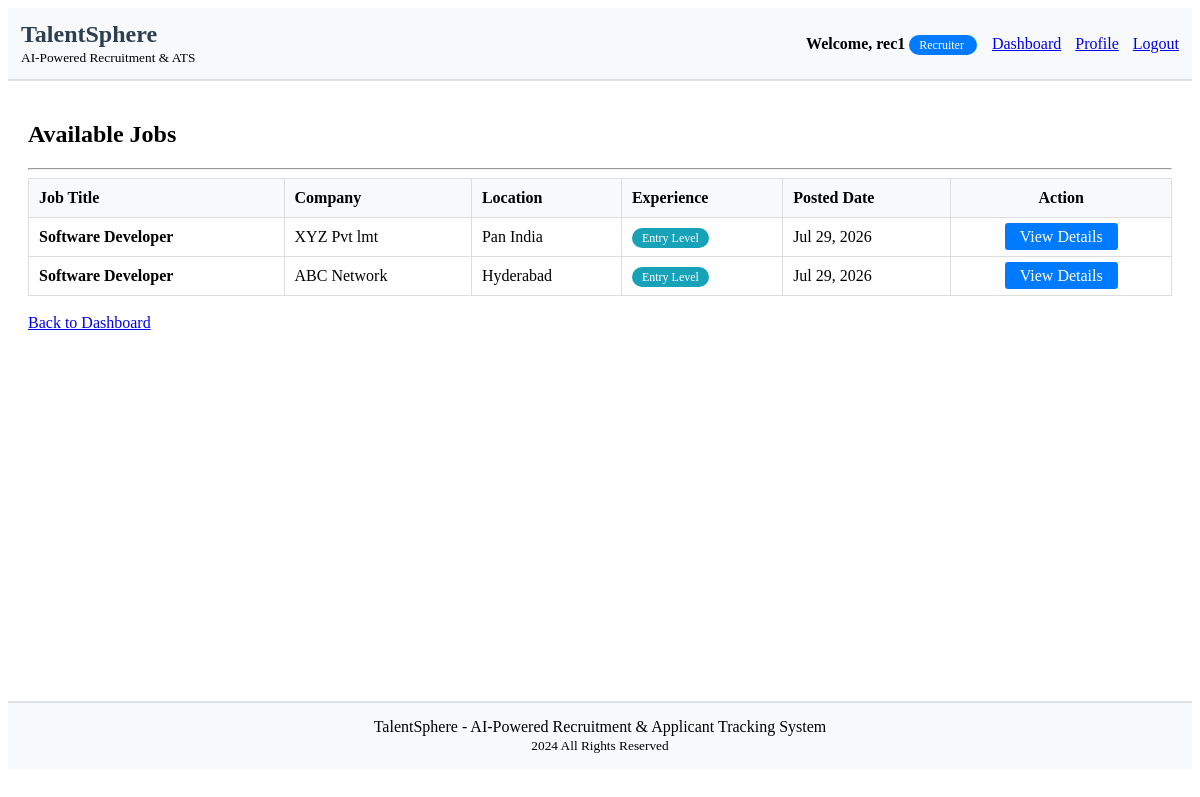
/accounts/jobs/ (signed in), run on an earlier commit of the app's database.
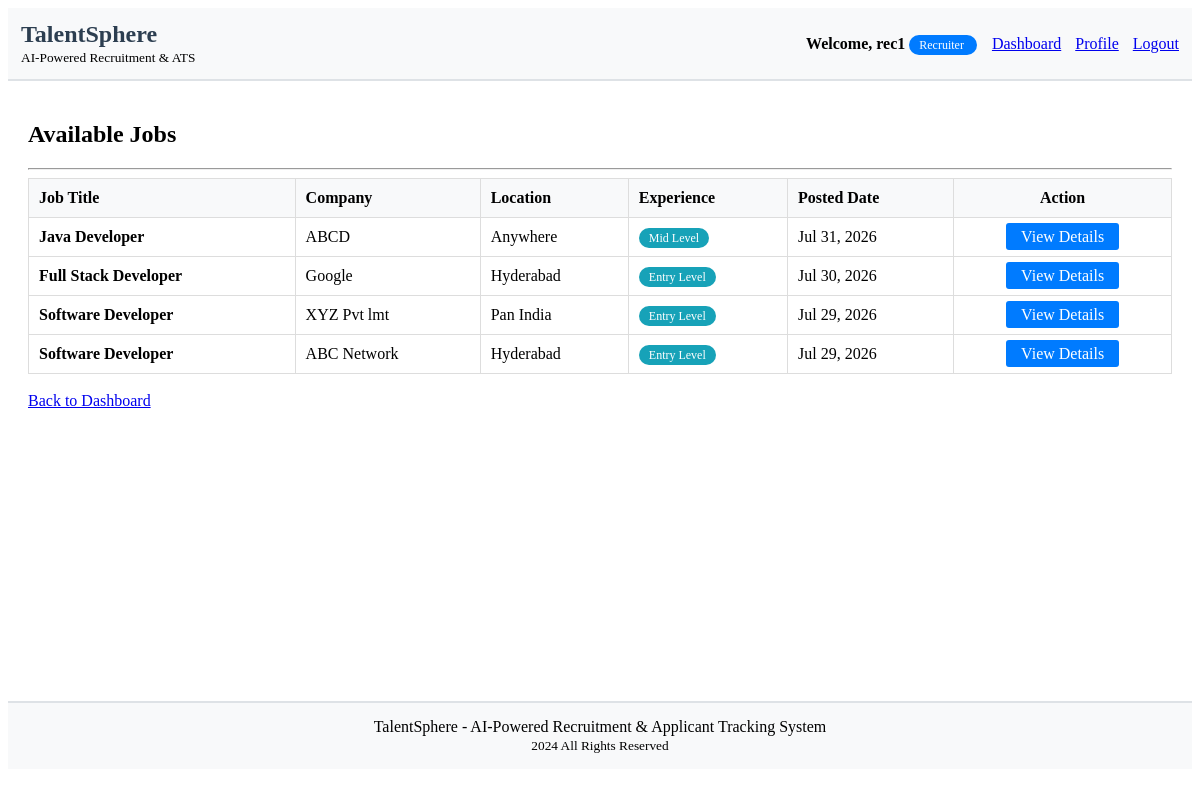
And on a later commit of the database.
### accounts/models.py (models this page shows, shortened)
class Job(models.Model):
    JOB_STATUS = (
        ('active', 'Active'),
        ('closed', 'Closed'),
        ('draft', 'Draft'),
    )
    EXPERIENCE_LEVELS = (
        ('entry', 'Entry Level'),
        ('mid', 'Mid Level'),
        ('senior', 'Senior Level'),
        ('lead', 'Lead'),
        ('executive', 'Executive'),
    )
    title = models.CharField(max_length=200)
    company = models.CharField(max_length=100)
    location = models.CharField(max_length=200)
    description = models.TextField()
    requirements = models.TextField()
    required_skills = models.TextField(blank=True, null=True, help_text="Comma separated skills")
    experience_level = models.CharField(max_length=20, choices=EXPERIENCE_LEVELS, default='mid')
    salary_min = models.DecimalField(max_digits=10, decimal_places=2, null=True, blank=True)
    salary_max = models.DecimalField(max_digits=10, decimal_places=2, null=True, blank=True)
    status = models.CharField(max_length=20, choices=JOB_STATUS, default='active')
    created_by = models.ForeignKey(User, on_delete=models.CASCADE, related_name='jobs')
    created_at = models.DateTimeField(auto_now_add=True)
    updated_at = models.DateTimeField(auto_now=True)
    class Meta:
        ordering = ['-created_at']

### accounts/views.py (the view)
# urls.py: path('jobs/', views.view_jobs, name='view_jobs'),
@login_required
def view_jobs(request):
    jobs = Job.objects.filter(status='active')
    return render(request, 'accounts/view_jobs.html', {'jobs': jobs})

### accounts/templates/accounts/view_jobs.html (shortened to what this page needs)
{% extends 'accounts/base.html' %}
{% block content %}
    <h2>Available Jobs</h2>
    <hr>
    {% if jobs %}
        <table width="100%" style="border-collapse: collapse; border: 1px solid #ddd;">
            <thead style="background-color: #f8f9fa;">
                <tr>
                    <th style="border: 1px solid #ddd; padding: 10px; text-align: left;">Job Title</th>
                    <th style="border: 1px solid #ddd; padding: 10px; text-align: left;">Company</th>
                    <th style="border: 1px solid #ddd; padding: 10px; text-align: left;">Location</th>
                    <th style="border: 1px solid #ddd; padding: 10px; text-align: left;">Experience</th>
                    <th style="border: 1px solid #ddd; padding: 10px; text-align: left;">Posted Date</th>
                    <th style="border: 1px solid #ddd; padding: 10px; text-align: center;">Action</th>
                </tr>
            </thead>
            <tbody>
                {% for job in jobs %}
                <tr>
                    <td style="border: 1px solid #ddd; padding: 10px;">
                        <strong>{{ job.title }}</strong>
                    </td>
                    <td style="border: 1px solid #ddd; padding: 10px;">{{ job.company }}</td>
                    <td style="border: 1px solid #ddd; padding: 10px;">{{ job.location }}</td>
                    <td style="border: 1px solid #ddd; padding: 10px;">
                        <span style="background-color: #17a2b8; color: white; padding: 3px 10px; border-radius: 12px; font-size: 12px;">
                            {{ job.get_experience_level_display }}
                        </span>
                    </td>
                    <td style="border: 1px solid #ddd; padding: 10px;">{{ job.created_at|date:"M d, Y" }}</td>
                    <td style="border: 1px solid #ddd; padding: 10px; text-align: center;">
                        <a href="{% url 'job_detail' job.id %}" style="background-color: #007bff; color: white; padding: 5px 15px; text-decoration: none; border-radius: 3px;">
                            View Details
                        </a>
                    </td>
                </tr>
                {% endfor %}
            </tbody>
        </table>
    {% else %}
        <p style="text-align: center; padding: 40px; color: #6c757d; font-size: 18px;">
            No jobs available at the moment. Please check back later.
        </p>
    {% endif %}
    <br>
    <a href="{% url 'dashboard' %}">Back to Dashboard</a>
{% endblock %}

What changed in the data, as far as the page shows it:
added Job: title "Java Developer", company "ABCD", location "Anywhere", experience_level "Mid Level", created_at "Jul 31, 2026"
added Job: title "Full Stack Developer", company "Google", location "Hyderabad", experience_level "Entry Level", created_at "Jul 30, 2026"
